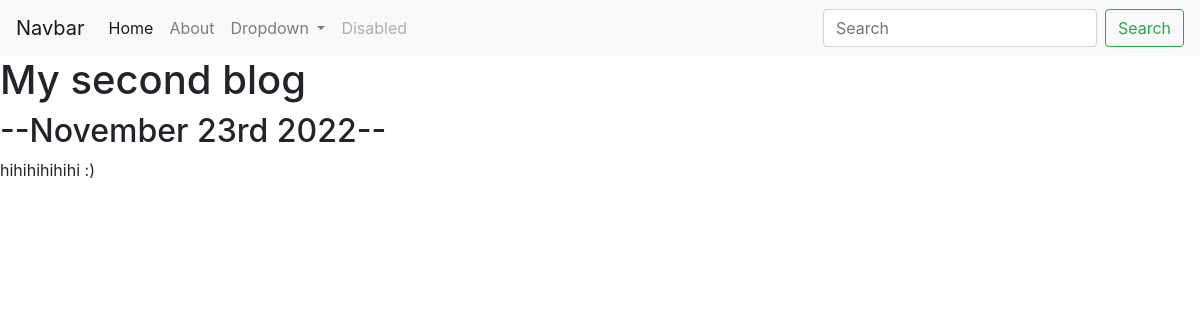
Page /blog/2/ on the earlier database version.
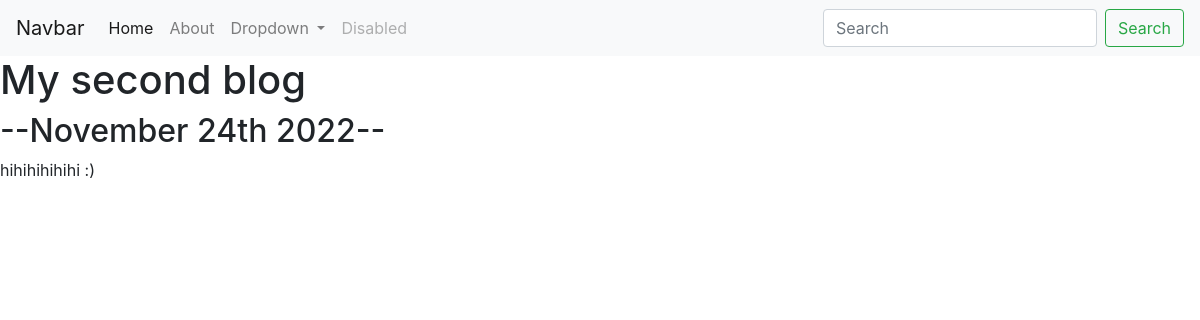
Same page on the later database version.
### blog/models.py (models this page shows, shortened)
class Blog(models.Model):
    Title = models.CharField(max_length=200)
    Date = models.DateField()
    Text = models.TextField()

### blog/views.py (the view)
# urls.py: path("<int:blog_id>/", views.detail, name="detail"),
def detail(request, blog_id):
    blog = get_object_or_404(Blog, pk=blog_id)
    return render(request, 'blog/detail.html', {'blog':blog})

### blog/templates/blog/detail.html
{% extends 'portfolio/base.html' %}
{% block content %}
<h1>{{ blog.Title }}</h1>
<h2>--{{ blog.Date|date:'F jS Y' }}--</h2>
{{ blog.Text|safe }}
{% endblock %}

Differences in the rows shown:
changed Blog "My second blog": Date "November 23rd 2022" → "November 24th 2022"
